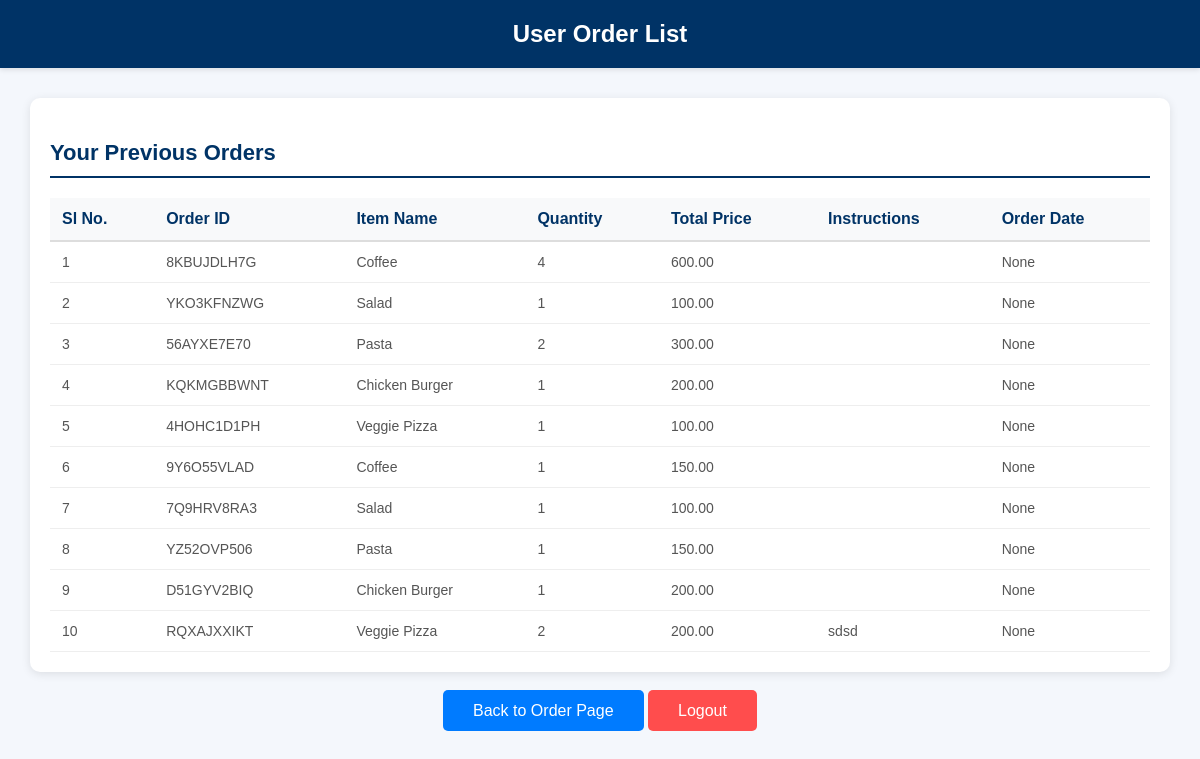
/order_list/ (signed in), run on the app's committed database.
### core/models.py (models this page shows, shortened)
class Order(models.Model):
    order_id = models.CharField(max_length=10, unique=True)
    user = models.ForeignKey(User, on_delete=models.CASCADE, null=True, blank=True)
    item = models.ForeignKey(Item, on_delete=models.CASCADE)
    quantity = models.PositiveIntegerField()
    total_price = models.DecimalField(max_digits=10, decimal_places=2)
    special_instruction = models.TextField(blank=True)
    created_at = models.DateTimeField(auto_now_add=True)
    order_date = models.DateField(null=True, blank=True)

class Item(models.Model):
    name = models.CharField(max_length=100)
    description = models.TextField()
    price = models.DecimalField(max_digits=10, decimal_places=2)
    stock = models.PositiveIntegerField()

### core/views.py (the view)
# urls.py: path('order_list/', views.order_list, name='order_list'),
@login_required
def order_list(request):
    orders = Order.objects.filter(user=request.user).order_by('-created_at')
    return render(request, 'order_list.html', {'orders': orders})

### templates/order_list.html (shortened to what this page needs)
<!DOCTYPE html>
<html lang="en">
<head>
    <link href="https://cdn.jsdelivr.net/npm/sweetalert2@11.7.9/dist/sweetalert2.min.css" rel="stylesheet">
</head>
<body>
    <div class="header">
        User Order List
    </div>
    <div class="order-list-container">
        <h3>Your Previous Orders</h3>
        <table>
            <thead>
                <tr>
                    <th>Sl No.</th>
                    <th>Order ID</th>
                    <th>Item Name</th>
                    <th>Quantity</th>
                    <th>Total Price</th>
                    <th>Instructions</th>
                    <th>Order Date</th>
                </tr>
            </thead>
            <tbody>
                {% for order in orders %}
                    <tr>
                        <td>{{ forloop.counter }}</td>
                        <td>{{ order.order_id }}</td>
                        <td>{{ order.item.name }}</td>
                        <td>{{ order.quantity }}</td>
                        <td>{{ order.total_price }}</td>
                        <td>{{ order.special_instruction }}</td>
                        <td>{{ order.order_date }}</td>
                    </tr>
                {% empty %}
                    <tr>
                        <td colspan="6" style="text-align: center; color: #888; font-style: italic;">No orders found.</td>
                    </tr>
                {% endfor %}
            </tbody>
        </table>
    </div>
    <div class="btn-container">
        <a href="{% url 'place_order' %}" class="btn">Back to Order Page</a>
        <a href="{% url 'login' %}" class="btn" style="background-color: #ff4d4d;">Logout</a>
    </div>
</body>
</html>

### templates/order_list.html (style rules this page uses)
body { font-family: 'Arial', sans-serif; margin: 0; padding: 0; background-color: #f4f7fc; color: #333; }
.header { background-color: #003366; color: white; padding: 20px; text-align: center; font-size: 24px; font-weight: bold; box-shadow: 0 2px 5px rgba(0, 0, 0, 0.1); }
.order-list-container { max-width: 1100px; margin: 30px auto; padding: 20px; background-color: white; border-radius: 10px; box-shadow: 0 2px 10px rgba(0, 0, 0, 0.1); }
.order-list-container h3 { color: #003366; margin-bottom: 20px; font-size: 22px; border-bottom: 2px solid #003366; padding-bottom: 10px; }
table { width: 100%; border-collapse: collapse; margin-top: 20px; }
table thead { background-color: #f8f9fa; text-align: left; }
table th { padding: 12px; font-size: 16px; color: #003366; border-bottom: 2px solid #ddd; }
table td { padding: 12px; font-size: 14px; color: #555; border-bottom: 1px solid #eee; }
.btn-container { text-align: center; margin-top: 20px; }
.btn { background-color: #007BFF; color: white; padding: 12px 30px; font-size: 16px; border: none; border-radius: 5px; cursor: pointer; text-decoration: none; transition: background-color 0.3s ease; }

### data on the page
Order: order_id "8KBUJDLH7G", item.name "Coffee", quantity "4", total_price "600.00", order_date "None"
Order: order_id "YKO3KFNZWG", item.name "Salad", quantity "1", total_price "100.00", order_date "None"
Order: order_id "56AYXE7E70", item.name "Pasta", quantity "2", total_price "300.00", order_date "None"
Order: order_id "KQKMGBBWNT", item.name "Chicken Burger", quantity "1", total_price "200.00", order_date "None"
Order: order_id "4HOHC1D1PH", item.name "Veggie Pizza", quantity "1", total_price "100.00", order_date "None"
Order: order_id "9Y6O55VLAD", item.name "Coffee", quantity "1", total_price "150.00", order_date "None"
Order: order_id "7Q9HRV8RA3", item.name "Salad", quantity "1", total_price "100.00", order_date "None"
Order: order_id "YZ52OVP506", item.name "Pasta", quantity "1", total_price "150.00", order_date "None"
Order: order_id "D51GYV2BIQ", item.name "Chicken Burger", quantity "1", total_price "200.00", order_date "None"
Order: order_id "RQXAJXXIKT", item.name "Veggie Pizza", quantity "2", total_price "200.00", special_instruction "sdsd", order_date "None"
